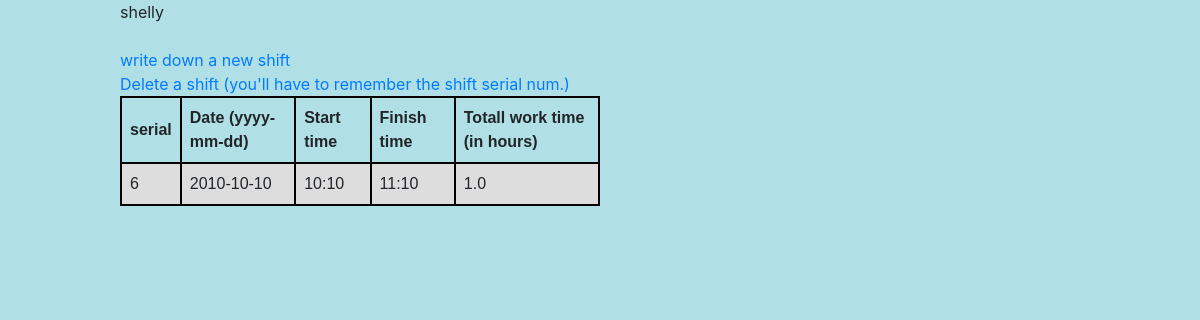
/user/2, run on the app's committed database.
### model.py (models this page shows)
class user(Base):
    __tablename__ = "users"
    id = Column(Integer, primary_key=True)
    username  = Column(String)
    password  = Column(String)

class shift(Base):
    __tablename__ = "shifts"
    id = Column(Integer, primary_key=True)
    owner = Column(Integer)
    shift_start_date = Column(String)
    start_hour = Column(String)
    finish_hour = Column(String)
    def total_work_time(self):
        minutes_1 = float(self.start_hour[3:5])
        minutes_2 = float(self.finish_hour[3:5])
        hours_1 = float(self.start_hour[0:2])
        hours_2 = float(self.finish_hour[0:2])
        print(minutes_1)
        print(minutes_2)
        print(hours_1)
        print(hours_2)
        total_min = (minutes_2-minutes_1)/60
        total_hours = hours_2-hours_1
        total_hours += total_min
        return total_hours

### app.py (the view)
@app.route('/user/<int:id>')
def query_user_route(id):
    user = query_user_by_id(id)
    all_shifts = get_shift_by_owner(owner=id)
    return render_template('user.html', user=user, all_shifts=all_shifts)

### database.py (called while the page is built)
def query_user_by_id(id):
	user_4 = session.query(user).filter_by(id=id).first()
	return user_4

def get_shift_by_owner(owner):
	shift_1 = session.query(shift).filter_by(owner=owner).all()
	return shift_1

### templates/user.html (shortened to what this page needs)
<!DOCTYPE html>
<html>
<head>
	<link href="https://stackpath.bootstrapcdn.com/bootstrap/4.1.3/css/bootstrap.min.css" rel="stylesheet">
	<link rel="stylesheet" href="{{url_for('static', filename='stylesheet.css')}}">
</head>
<body>
	{{user.username}}
	<br>
	<br>
	<a class="bootstrap" href="{{url_for('add_shift')}}"> write down a new shift </a>
<br>
	<a class="bootstrap" href="{{url_for('delete_shift')}}"> Delete a shift <h8>(you'll have to remember the shift serial num.) </h8>  </a>
	<table style="width:50%">
  	<tr>
  	<th>serial</th>
    <th>Date (yyyy-mm-dd) </th>
    <th>Start time</th>
    <th>Finish time</th>
    <th>Totall work time (in hours)</th>
  </tr>
  {% for i in all_shifts %}
  <tr>
  	<td>{{i.id}}</td>
    <td>{{i.shift_start_date}}</td>
    <td>{{i.start_hour}}</td>
    <td>{{i.finish_hour}}</td>
    <td>{{i.total_work_time()}}</td>
  </tr>
  {% endfor %}
</table>
</body>
</html>

### static/stylesheet.css (style rules this page uses)
body { margin-left: 10%; margin-right: 10%; background-color: powderblue ; }

### templates/user.html (style rules this page uses)
table { font-family: arial, sans-serif; border-collapse: collapse; width: 100%; }
td, th { border: 2px solid ; border-color: black; text-align: left; padding: 8px; }
tr:nth-child(even) { background-color: #dddddd; }

### data on the page
user: username "shelly"
shift: id "6", shift_start_date "2010-10-10", start_hour "10:10", finish_hour "11:10", total_work_time "1.0"
